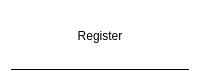
                <widget class="QFrame" name="frame_37">
                 <property name="minimumSize">
                  <size>
                   <width>0</width>
                   <height>81</height>
                  </size>
                 </property>
                 <property name="maximumSize">
                  <size>
                   <width>16777215</width>
                   <height>81</height>
                  </size>
                 </property>
                 <property name="styleSheet">
                  <string notr="true">background-color: rgb(255, 255, 255, 0)</string>
                 </property>
                 <property name="frameShape">
                  <enum>QFrame::StyledPanel</enum>
                 </property>
                 <property name="frameShadow">
                  <enum>QFrame::Raised</enum>
                 </property>
                 <layout class="QVBoxLayout" name="verticalLayout_13">
                  <property name="spacing">
                   <number>0</number>
                  </property>
                  <property name="leftMargin">
                   <number>9</number>
                  </property>
                  <property name="topMargin">
                   <number>9</number>
                  </property>
                  <property name="rightMargin">
                   <number>9</number>
                  </property>
                  <property name="bottomMargin">
                   <number>2</number>
                  </property>
                  <item>
                   <widget class="QFrame" name="frame_40">
                    <property name="frameShape">
                     <enum>QFrame::StyledPanel</enum>
                    </property>
                    <property name="frameShadow">
                     <enum>QFrame::Raised</enum>
                    </property>
                    <layout class="QHBoxLayout" name="horizontalLayout_24">
                     <property name="spacing">
                      <number>0</number>
                     </property>
                     <property name="leftMargin">
                      <number>0</number>
                     </property>
                     <property name="topMargin">
                      <number>0</number>
                     </property>
                     <property name="rightMargin">
                      <number>0</number>
                     </property>
                     <property name="bottomMargin">
                      <number>0</number>
                     </property>
                     <item>
                      <widget class="QFrame" name="frame_41">
                       <property name="minimumSize">
                        <size>
                         <width>50</width>
                         <height>50</height>
                        </size>
                       </property>
                       <property name="maximumSize">
                        <size>
                         <width>50</width>
                         <height>50</height>
                        </size>
                       </property>
                       <property name="frameShape">
                        <enum>QFrame::StyledPanel</enum>
                       </property>
                       <property name="frameShadow">
                        <enum>QFrame::Raised</enum>
                       </property>
                      </widget>
                     </item>
                     <item>
                      <widget class="QLabel" name="label_16">
                       <property name="styleSheet">
                        <string notr="true">font: 25pt &quot;Century Gothic&quot;;
font: 63 34pt &quot;Bahnschrift SemiBold&quot;;
font: 26pt &quot;Bahnschrift SemiCondensed&quot;;</string>
                       </property>
                       <property name="text">
                        <string>Register</string>
                       </property>
                       <property name="alignment">
                        <set>Qt::AlignCenter</set>
                       </property>
                      </widget>
                     </item>
                     <item>
                      <widget class="QFrame" name="frame_42">
                       <property name="minimumSize">
                        <size>
                         <width>50</width>
                         <height>50</height>
                        </size>
                       </property>
                       <property name="maximumSize">
                        <size>
                         <width>50</width>
                         <height>50</height>
                        </size>
                       </property>
                       <property name="frameShape">
                        <enum>QFrame::StyledPanel</enum>
                       </property>
                       <property name="frameShadow">
                        <enum>QFrame::Raised</enum>
                       </property>
                      </widget>
                     </item>
                    </layout>
                   </widget>
                  </item>
                  <item>
                   <widget class="QFrame" name="frame_43">
                    <property name="frameShape">
                     <enum>QFrame::StyledPanel</enum>
                    </property>
                    <property name="frameShadow">
                     <enum>QFrame::Raised</enum>
                    </property>
                    <layout class="QHBoxLayout" name="horizontalLayout_25">
                     <property name="spacing">
                      <number>0</number>
                     </property>
                     <property name="leftMargin">
                      <number>0</number>
                     </property>
                     <property name="topMargin">
                      <number>0</number>
                     </property>
                     <property name="rightMargin">
                      <number>0</number>
                     </property>
                     <property name="bottomMargin">
                      <number>0</number>
                     </property>
                     <item>
                      <widget class="QFrame" name="frame_44">
                       <property name="maximumSize">
                        <size>
                         <width>16777215</width>
                         <height>1</height>
                        </size>
                       </property>
                       <property name="styleSheet">
                        <string notr="true">background-color: rgb(0, 0, 0);</string>
                       </property>
                       <property name="frameShape">
                        <enum>QFrame::StyledPanel</enum>
                       </property>
                       <property name="frameShadow">
                        <enum>QFrame::Raised</enum>
                       </property>
                      </widget>
                     </item>
                    </layout>
                   </widget>
                  </item>
                 </layout>
                </widget>
